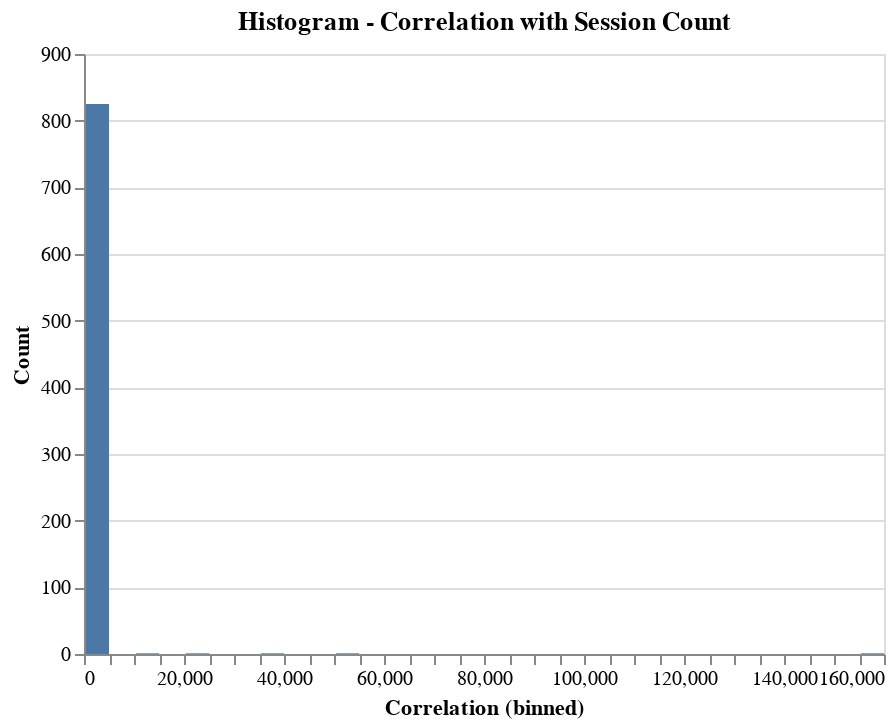

The notebook cell this image was saved under:
### Markdown cell above
Taking the internal playground standard deviation for each column and averaging across all playgrounds, only 173 values are not 0.

### Code cell
alt.Chart(grouped_df.std().mean().sort_values(ascending=False).to_frame().rename(columns={0: "Standard Deviation"}).dropna()).mark_bar().encode(
    alt.X("Standard Deviation:Q", bin=alt.Bin(maxbins=50),title="Correlation (binned)"),
    y=alt.Y('count()', title="Count")).properties(
    title='Histogram - Correlation with Session Count'
)

### Figure 1 — Vega-Lite specification as saved in the notebook (floating-point values rounded to 4 significant figures; data arrays with more than 128 entries replaced by an {"elided": "..."} marker saying what was removed)
{"$schema": "https://vega.github.io/schema/vega-lite/v3.4.0.json", "config": {"mark": {"tooltip": null}, "view": {"height": 300, "width": 400}}, "data": {"name": "data-bb552a5a79ec266bae0a7f396d90df11"}, "datasets": {"data-bb552a5a79ec266bae0a7f396d90df11": {"elided": "830 records"}}, "encoding": {"x": {"bin": {"maxbins": 50}, "field": "Standard Deviation", "title": "Correlation (binned)", "type": "quantitative"}, "y": {"aggregate": "count", "title": "Count", "type": "quantitative"}}, "mark": "bar", "title": "Histogram - Correlation with Session Count"}
